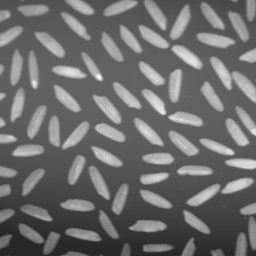
#> input picture DIP/Images/rice.tif, 256 x 256 px
$ jupyter execute --allow-errors lab3.ipynb
#> lines starting #> are read from the running program, lines starting #| are printed output that depends on the picture; after the words box and inside, x2 and y2 are one past the last pixel; in counts of white or black regions, pixels touching at a corner belong together
# Mads Dyrmann, Feb. 2022, ver. 1.1
## ETDIP1 - LAB3: Morphological Algorithms
*Aarhus University*
*Department of Electrical and Computer Engineering*

In these exercises, you will work with morphological operations. In the first exercise, you have to remove noise from an image, while in the second exercise, you have to count objects.

## Part 1: Remove noise from a thresholded image
In this exercise, you will use morphological operations to remove noise in an image so that only the three insects remain.

1. Open “moth.png” and convert it to grey-scale.
2. Find a suitable threshold, which removes most of the background while keeping the insects as foreground.
3. Use morphological operations to remove noise so that only the three insects remain.

### 1. Open “moth.png” and convert it to grey-scale.

[cell 1]
from imageio import imread, imwrite # Library for reading and writing images
from pylab import * # library containing lots of basic functions for data processing
from skimage.util import img_as_ubyte, img_as_float # Convert image between interval ~(0,255) and ~(0,1)
import numpy as np # Library for handling matrices
import matplotlib.pyplot as plt # Library for creating plots
from matplotlib.pyplot import imshow # import imshow directly since we will use it a lot
from skimage.color import rgb2gray
from skimage import measure
from skimage.color import label2rgb
plt.gray()

#> (the rest of this cell did not finish here and is left out)

#> (a cell that did not finish here is left out)

### 2. Find a suitable threshold, which removes most of the background while keeping the insects as foreground.

[cell 3]
from ipywidgets import interact, FloatSlider
from IPython.display import display, clear_output

def update_image(threshold):
    im_bin = (im_gray > threshold) * 255
    plt.imshow(im_bin, cmap='gray')
    plt.title(f"Threshold: {threshold}")
    plt.axis('off')


initial_threshold = 0.75
#> initial_threshold = 0.75
#> the sliders are set to threshold = 0.75

threshold_slider = FloatSlider(value=initial_threshold, min=0, max=1, step=0.01, description='Threshold')

#> (the rest of this cell did not finish here and is left out)


threshold = 0.50

im_bin = (im_gray > threshold) * 255

### 3. Use morphological operations to remove noise so that only the three insects remain.

I'm going to invert the image, so that the flies are white and the background is black. This makes it easier to handle, since the built in functions in morphology assumes that the elements are set up this way.

#> (a cell that did not finish here is left out)

[cell 5]
from skimage.morphology import disk, erosion, dilation, opening, closing

selem = disk(6)
#> (the rest of this cell did not finish here and is left out)

Even though that one of the insects (top right) becomes very small and hard to see, we now have only the insects in the picture. If the goal was to count the insects, this would be possible now

## Part 2: Count the rice
Create a program that detects and counts the rice grains in the image “rice.tif”.

1. Convert the image to black and white. (You could try experimenting with Otsu’s method)
2. Extract all the connected components by implementing the connected component algorithm (pp. 645–647 in GW 3rd edition, pp. 655–657 in GW 4th edition) (try both 4- and 8-connectivity).
3. Count the number of rice grains.

### 1. Convert the image to black and white. (You could try experimenting with Otsu’s method)

[cell 6]
im = imread('../Images/rice.tif')
#> im is the input picture: shape (256, 256); min 40, max 255, mean 108.7
imshow(im)

[cell 7]
from skimage.filters import threshold_otsu, rank
from skimage import data
im_t = np.copy(im)

radius = 20
selem = disk(radius)
local_otsu = rank.otsu(im_t, selem)
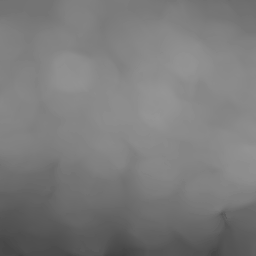
#> local_otsu: shape (256, 256); min 66, max 149, mean 122.9
threshold_global_otsu = threshold_otsu(im_t)
#> threshold_global_otsu = 125
global_otsu = im_t >= threshold_global_otsu
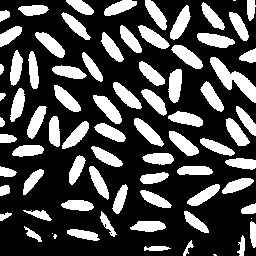
#> global_otsu: shape (256, 256) bool; 29.4% white; 78 white regions (5 under 20 px), largest, box (x1, y1, x2, y2) and area: (210, 57, 256, 103) 743, (93, 95, 122, 124) 397, (197, 33, 235, 48) 378


fig, ax = plt.subplots(2, 2, figsize=(8, 5), sharex=True, sharey=True)
ax0, ax1, ax2, ax3 = ax.ravel()
plt.tight_layout()

ax0.imshow(im, cmap=plt.cm.gray)
ax0.set_title('Original')
ax0.axis('off')

ax1.imshow(local_otsu, cmap=plt.cm.gray)
ax1.set_title('Local Otsu (radius=%d)' % radius)
ax1.axis('off')

ax2.imshow(im >= local_otsu, cmap=plt.cm.gray)
ax2.set_title('Original >= Local Otsu' % threshold_global_otsu)
ax2.axis('off')

ax3.imshow(global_otsu, cmap=plt.cm.gray)
ax3.set_title('Global Otsu (threshold = %d)' % threshold_global_otsu)
ax3.axis('off')

plt.show()
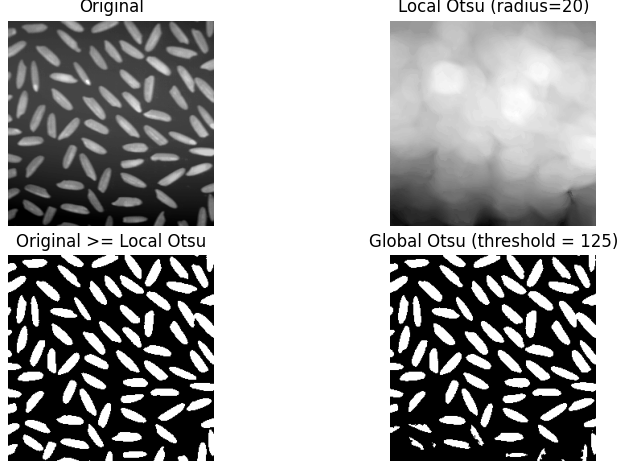
#> figure drawn by matplotlib, 4 panels

im_bin = im >= local_otsu
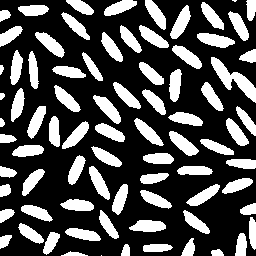
#> im_bin: shape (256, 256) bool; 30.9% white; 80 white regions (2 under 20 px), largest, box (x1, y1, x2, y2) and area: (211, 57, 256, 103) 685, (197, 33, 235, 48) 365, (93, 95, 121, 124) 359

$ run again, with DIP/Images/blood1.tif copied over DIP/Images/rice.tif
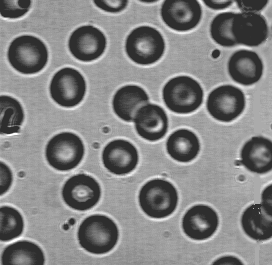
#> input picture DIP/Images/blood1.tif, 272 x 265 px
#> initial_threshold = 0.75
#> im is the input picture: shape (265, 272); min 46, max 255, mean 129.8
#> `local_otsu = rank.otsu(im_t, selem)`:
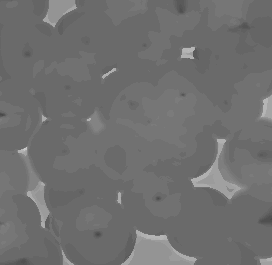
#> local_otsu: shape (265, 272); min 73, max 201, mean 111.2
#> threshold_global_otsu = 106
#> global_otsu: shape (265, 272) bool; 69% white; 36 black regions (6 under 20 px), largest, box (x1, y1, x2, y2) and area: (210, 0, 268, 46) 1917, (113, 86, 168, 141) 1621, (163, 76, 203, 113) 1090
#> `im_bin = im >= local_otsu`:
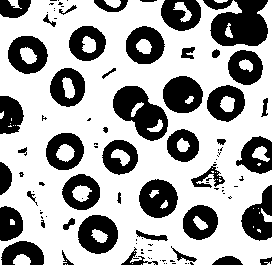
#> im_bin: shape (265, 272) bool; 66.5% white; 104 black regions (57 under 20 px), largest, box (x1, y1, x2, y2) and area: (210, 0, 268, 46) 1924, (113, 86, 168, 141) 1680, (163, 76, 203, 113) 1124
